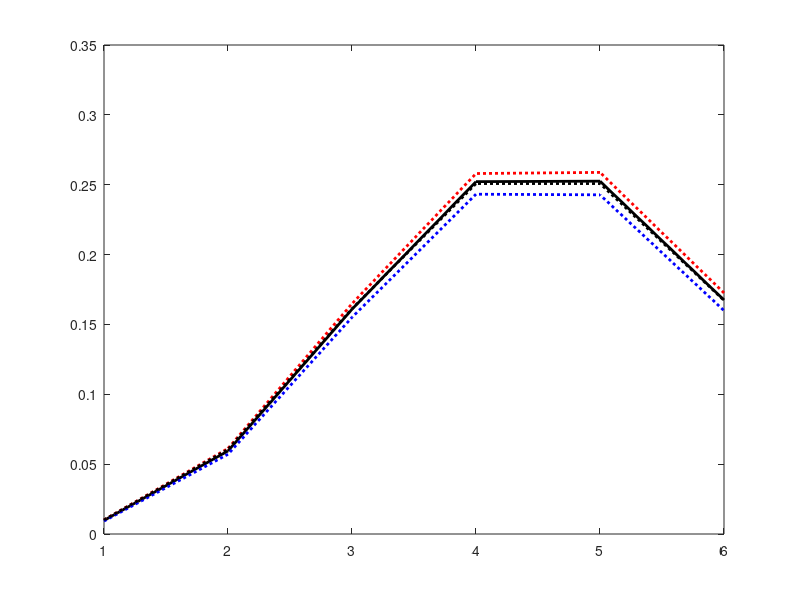

This chart was generated by the following MATLAB code:
clear all;

j=0;
for k=0:5
    %% parameters
    j=j+1;
    %k=2;
    m=9;
    l=640;
    th=0.25*1024;
    %% values (actual)
    error(j)=nchoosek(m,k);  %#ok<SAGROW>
   for i=1:m-k
        error(j)=error(j)*(1-th/(l-i+1));  %#ok<SAGROW> 
    end
    for i=1:k
        error(j)=error(j)*(th-i+1)/(l-m+k-i+1);  %#ok<SAGROW>
    end
      %% values (upper bound)
      error_upper(j)=nchoosek(m,k)*((1-th/l)^(m-k))*(th/(l-m+k))^k;   %#ok<SAGROW>
      %% values (lower bound)
      error_lower(j)=nchoosek(m,k)*((1-th/(l-m+k))^(m-k))*((th-k)/(l-m))^k; %#ok<SAGROW>
      %% values (estimate 1)
      error_est1(j)=nchoosek(m,k)*((1-th/l)^(m-k))*(th/l)^k; %#ok<SAGROW>
    
end
plot(error,'k','LineWidth',2);
hold on;
plot(error_upper,':r','LineWidth',2);
plot(error_lower,':b','LineWidth',2);
plot(error_est1,':k','LineWidth',2);
